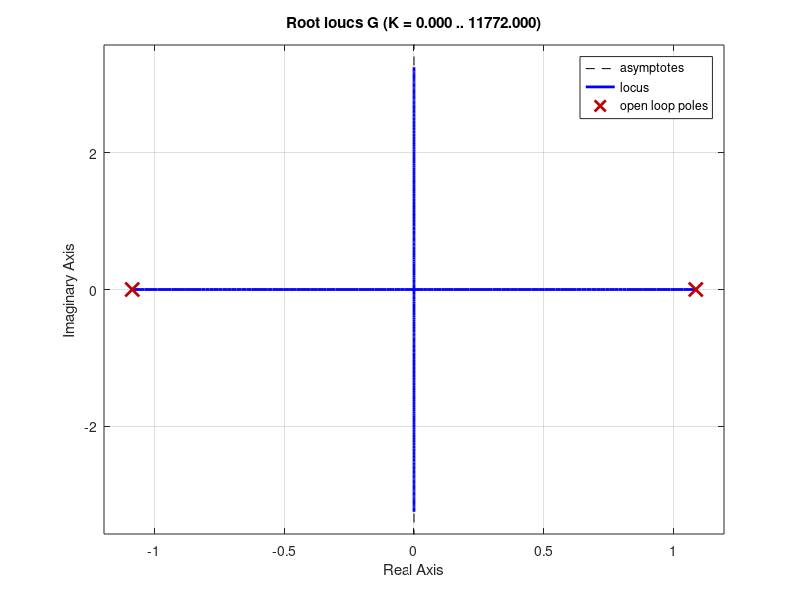

Write the MATLAB code that produced this figure. (Note: this script raises an error after producing the figure.)
% ejemplo 6.14
% G(s)=1/(1000*(s^2-1.1772)

% 1. Requirimientos
Z=0.7;
wn=0.5;
% polos dominantes:
pd = roots([1,2*Z*wn,wn^2]);
pd1=pd(1);

% 2. Corroborrar si basta solo K
G=tf(1,1000*[1,0,-1.1772])
rlocus(G)

% 3. Deficiencia de angulo
syms s
g=1/1000/(s^2-1.1772);
ag=double(angle(subs(g,s,pd1)))*180/pi;
phi = 180-ag;

% 4. Calculo de Td
sz =imag(pd1)/tand(phi)-real(pd1);

% 5. Calcular Kc
GcG=tf([1,sz],1000*[1,0,-1.1772])
rlocus(GcG)
sgrid
Kc = 700;
% Tiempo derivativo:
Td = 1/sz
% Constante proporcional
Kp = Kc/Td

% Respuesta al escalon
T=tf(Kc*[1,sz],[1000,Kc,-1000*1.1772+Kc*sz])

[x,t]=step(T,50);
plot(t,x)



